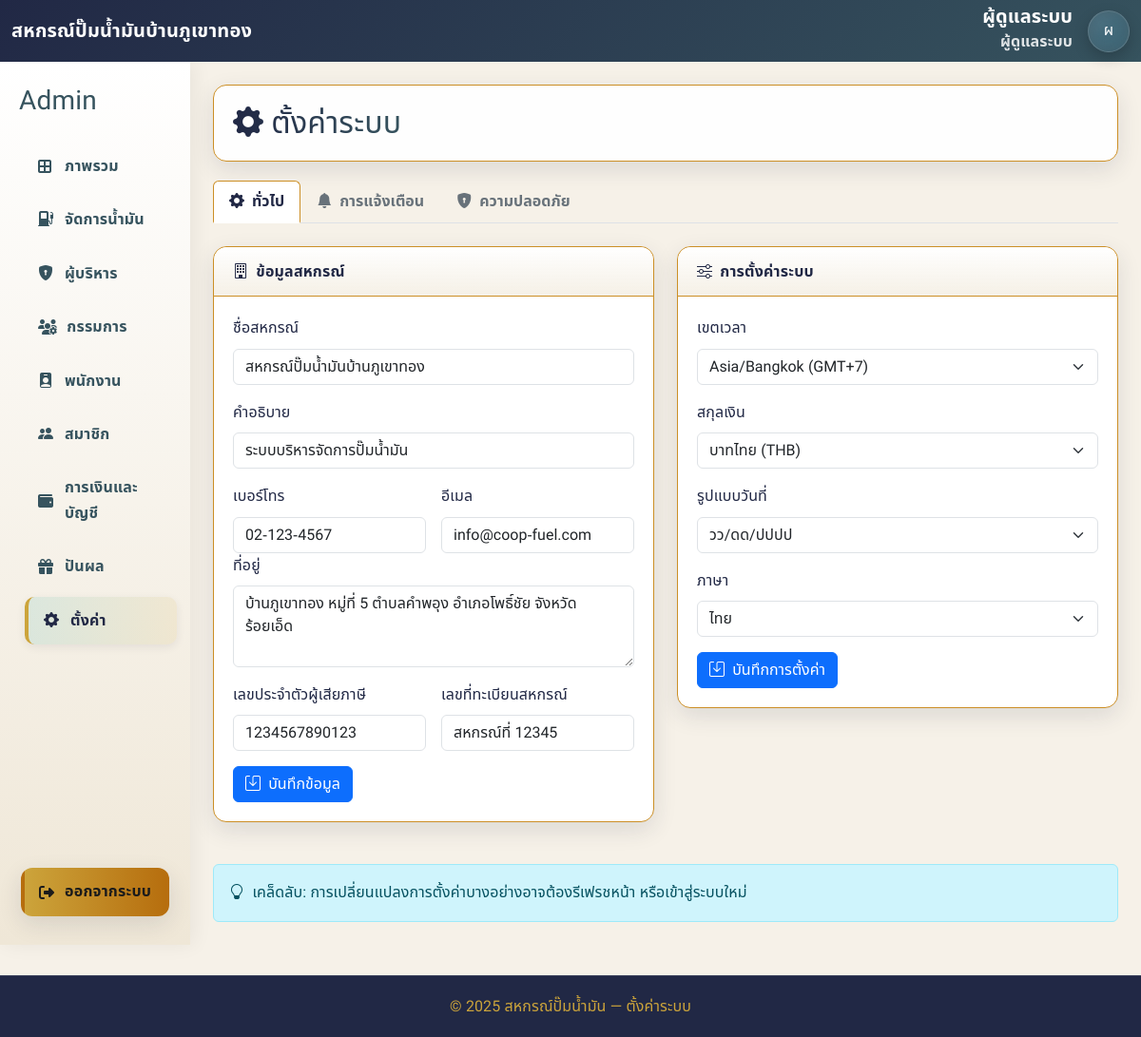
The page /admin/setting.php (signed in) on the database its author committed.
### tables this page shows
CREATE TABLE `app_settings` (
  `key` varchar(64) NOT NULL,
  `json_value` json NOT NULL,
  `updated_at` timestamp NULL DEFAULT CURRENT_TIMESTAMP ON UPDATE CURRENT_TIMESTAMP
);

### admin/setting.php (the view, shortened to what this page needs)
<?php
function load_settings(PDO $pdo, string $key, array $defaults): array {
  $st = $pdo->prepare("SELECT json_value FROM app_settings WHERE `key`=:k LIMIT 1");
  $st->execute([':k'=>$key]);
  $row = $st->fetch(PDO::FETCH_ASSOC);
  $data = json_decode($row['json_value'] ?? '{}', true);
  return array_replace_recursive($defaults, $data);
}
$system_defaults = [
  'site_name' => 'สหกรณ์ปั๊มน้ำมันบ้านภูเขาทอง',
  'site_subtitle' => 'ระบบบริหารจัดการปั๊มน้ำมัน',
  'contact_phone' => '02-123-4567',
  'contact_email' => 'info@coop-fuel.com',
  'address' => '123 ถนนมิตรภาพ ตำบลในเมือง อำเภอเมือง จังหวัดขอนแก่น 40000',
  'tax_id' => '1234567890123',
  'registration_number' => 'สหกรณ์ที่ 12345',
  'timezone' => 'Asia/Bangkok',
  'currency' => 'THB',
  'date_format' => 'd/m/Y',
  'language' => 'th'
];
$system_settings        = load_settings($pdo, 'system_settings',        $system_defaults);
$site_name     = $system_settings['site_name'] ?? 'สหกรณ์ปั๊มน้ำมันบ้านภูเขาทอง';
try {
  $current_name = $_SESSION['full_name'] ?: 'ผู้ดูแลระบบ';
  $current_role = $_SESSION['role'];
} catch (Throwable $e) {
  header('Location: /index/login.php?err=เกิดข้อผิดพลาดของระบบ');
  exit();
}
$role_th_map = [
  'admin'=>'ผู้ดูแลระบบ', 'manager'=>'ผู้บริหาร',
  'employee'=>'พนักงาน',    'member'=>'สมาชิกสหกรณ์',
  'committee'=>'กรรมการ'
];
$current_role_th = $role_th_map[$current_role] ?? 'ผู้ใช้งาน';
$avatar_text = mb_substr($current_name, 0, 1, 'UTF-8');
?>
<!DOCTYPE html>
<html lang="th">
<head>
  <link href="https://cdn.jsdelivr.net/npm/bootstrap@5.3.2/dist/css/bootstrap.min.css" rel="stylesheet" />
  <link href="https://cdn.jsdelivr.net/npm/bootstrap-icons@1.11.3/font/bootstrap-icons.css" rel="stylesheet" />
  <link rel="stylesheet" href="https://cdnjs.cloudflare.com/ajax/libs/font-awesome/6.5.2/css/all.min.css" />
  <link rel="stylesheet" href="../assets/css/admin_dashboard.css" />
</head>
<body>
<nav class="navbar navbar-dark bg-primary">
  <div class="container-fluid">
    <div class="d-flex align-items-center gap-2">
      <a class="navbar-brand" href="#"><?= htmlspecialchars($site_name) ?></a>
    </div>
    <div class="d-flex align-items-center gap-3 ms-auto">
      <div class="nav-identity text-end d-none d-sm-block">
        <div class="nav-name"><?= htmlspecialchars($current_name) ?></div>
        <div class="nav-sub"><?= htmlspecialchars($current_role_th) ?></div>
      </div>
      <a href="profile.php" class="avatar-circle text-decoration-none"><?= htmlspecialchars($avatar_text) ?></a>
    </div>
  </div>
</nav>
<div class="container-fluid">
  <div class="row">
    <aside class="col-lg-2 d-none d-lg-flex flex-column sidebar py-4">
      <div class="side-brand mb-3"><h3><span>Admin</span></h3></div>
      <nav class="sidebar-menu flex-grow-1">
        <a href="admin_dashboard.php"><i class="fa-solid fa-border-all"></i>ภาพรวม</a>
        <a href="inventory.php"><i class="bi bi-fuel-pump-fill"></i>จัดการน้ำมัน</a>
        <a href="manager.php"><i class="bi bi-shield-lock-fill"></i> ผู้บริหาร</a>
        <a href="committee.php"><i class="fas fa-users-cog"></i> กรรมการ</a>
        <a href="employee.php"><i class="bi bi-person-badge-fill"></i> พนักงาน</a>
        <a href="member.php"><i class="bi bi-people-fill"></i> สมาชิก</a>
        <a href="finance.php"><i class="fa-solid fa-wallet"></i> การเงินและบัญชี</a>
        <a href="dividend.php"><i class="fa-solid fa-gift"></i> ปันผล</a>
        <a class="active" href="setting.php"><i class="bi bi-gear-fill"></i> ตั้งค่า</a>
      </nav>
      <a class="logout" href="/index/logout.php"><i class="fa-solid fa-right-from-bracket"></i>ออกจากระบบ</a>
    </aside>
    <main class="col-lg-10 p-4">
      <div class="main-header">
        <h2><i class="bi bi-gear-fill"></i> ตั้งค่าระบบ</h2>
      </div>
      <ul class="nav nav-tabs mb-4" id="settingTab" role="tablist">
        <li class="nav-item" role="presentation">
          <button class="nav-link active" id="general-tab" data-bs-toggle="tab" data-bs-target="#general-panel" type="button" role="tab">
            <i class="bi bi-gear-fill me-2"></i>ทั่วไป
          </button>
        </li>
        <li class="nav-item" role="presentation">
          <button class="nav-link" id="notifications-tab" data-bs-toggle="tab" data-bs-target="#notifications-panel" type="button" role="tab">
            <i class="bi bi-bell-fill me-2"></i>การแจ้งเตือน
          </button>
        </li>
        <li class="nav-item" role="presentation">
          <button class="nav-link" id="security-tab" data-bs-toggle="tab" data-bs-target="#security-panel" type="button" role="tab">
            <i class="bi bi-shield-lock-fill me-2"></i>ความปลอดภัย
          </button>
        </li>
      </ul>
      <div class="tab-content" id="settingTabContent">
        <div class="tab-pane fade show active" id="general-panel" role="tabpanel">
          <div class="row g-4">
            <div class="col-lg-6">
              <div class="setting-section">
                <div class="setting-header">
                  <h6 class="mb-0"><i class="bi bi-building me-2"></i>ข้อมูลสหกรณ์</h6>
                </div>
                <div class="setting-body">
                  <form id="siteInfoForm">
                    <div class="mb-3">
                      <label class="form-label">ชื่อสหกรณ์</label>
                      <input type="text" class="form-control" value="<?= htmlspecialchars($system_settings['site_name']) ?>">
                    </div>
                    <div class="mb-3">
                      <label class="form-label">คำอธิบาย</label>
                      <input type="text" class="form-control" value="<?= htmlspecialchars($system_settings['site_subtitle']) ?>">
                    </div>
                    <div class="row g-3">
                      <div class="col-md-6">
                        <label class="form-label">เบอร์โทร</label>
                        <input type="tel" class="form-control" value="<?= htmlspecialchars($system_settings['contact_phone']) ?>">
                      </div>
                      <div class="col-md-6">
                        <label class="form-label">อีเมล</label>
                        <input type="email" class="form-control" value="<?= htmlspecialchars($system_settings['contact_email']) ?>">
                      </div>
                    </div>
                    <div class="mb-3">
                      <label class="form-label">ที่อยู่</label>
                      <textarea class="form-control" rows="3"><?= htmlspecialchars($system_settings['address']) ?></textarea>
                    </div>
                    <div class="row g-3">
                      <div class="col-md-6">
                        <label class="form-label">เลขประจำตัวผู้เสียภาษี</label>
                        <input type="text" class="form-control" value="<?= htmlspecialchars($system_settings['tax_id']) ?>">
                      </div>
                      <div class="col-md-6">
                        <label class="form-label">เลขที่ทะเบียนสหกรณ์</label>
                        <input type="text" class="form-control" value="<?= htmlspecialchars($system_settings['registration_number']) ?>">
                      </div>
                    </div>
                    <div class="mt-3">
                      <button type="submit" class="btn btn-primary">
                        <i class="bi bi-save me-1"></i> บันทึกข้อมูล
                      </button>
                    </div>
                  </form>
                </div>
              </div>
            </div>
            <div class="col-lg-6">
              <div class="setting-section">
                <div class="setting-header">
                  <h6 class="mb-0"><i class="bi bi-sliders me-2"></i>การตั้งค่าระบบ</h6>
                </div>
                <div class="setting-body">
                  <form id="systemPrefsForm">
                    <div class="mb-3">
                      <label class="form-label">เขตเวลา</label>
                      <select class="form-select">
                        <option value="Asia/Bangkok" selected>Asia/Bangkok (GMT+7)</option>
                      </select>
                    </div>
                    <div class="mb-3">
                      <label class="form-label">สกุลเงิน</label>
                      <select class="form-select">
                        <option value="THB" selected>บาทไทย (THB)</option>
                      </select>
                    </div>
                    <div class="mb-3">
                      <label class="form-label">รูปแบบวันที่</label>
                      <select class="form-select">
                        <option value="d/m/Y" selected>วว/ดด/ปปปป</option>
                      </select>
                    </div>
                    <div class="mb-3">
                      <label class="form-label">ภาษา</label>
                      <select class="form-select">
                        <option value="th" selected>ไทย</option>
                      </select>
                    </div>
                    <div class="mt-3">
                      <button type="submit" class="btn btn-primary">
                        <i class="bi bi-save me-1"></i> บันทึกการตั้งค่า
                      </button>
                    </div>
                  </form>
                </div>
              </div>
            </div>
          </div>
        </div>
      </div>
      <div class="alert alert-info mt-4 mb-0">
        <i class="bi bi-lightbulb me-1"></i>
        เคล็ดลับ: การเปลี่ยนแปลงการตั้งค่าบางอย่างอาจต้องรีเฟรชหน้า หรือเข้าสู่ระบบใหม่
      </div>
    </main>
  </div>
</div>
<footer class="footer">© <?= date('Y') ?> สหกรณ์ปั๊มน้ำมัน — ตั้งค่าระบบ</footer>
<div class="position-fixed bottom-0 end-0 p-3" style="z-index: 1080">
</div>
</body>
</html>

### assets/css/admin_dashboard.css (style rules this page uses)
:root { --sand:#E2D4B7; --cafe:#513F32; --steel:#68727A; --teal:#36535E; --navy:#212845; --gold:#CCA43B; --mint:#20A39E; --amber:#B66D0D; --choco:#3D2B1F; --font-heading:"Prompt","Noto Sans Thai",system-ui,-apple-system,"Segoe UI",Roboto,"Helvetica Neue",Arial,sans-serif; --font-body:"Noto Sans Thai","Prompt",system-ui,-apple-system,"Segoe UI",Roboto,"Helvetica Neue",Arial,sans-serif; --bg:#F6F1E8; --surface:#ffffff; --surface-glass:rgba(255,255,255,.95); --border:#cc8f26; --radius:14px; --shadow:0 8px 24px rgba(33,40,69,.12); --hover-shadow:0 16px 40px rgba(33,40,69,.18); --ease:all .3s ease; }
* { box-sizing:border-box }
body { font-family:var(--font-body); font-weight:400; letter-spacing:.1px; -webkit-font-smoothing:antialiased; -moz-osx-font-smoothing:grayscale; background:var(--bg); color:var(--navy); margin:0; line-height:1.65; }
h1,h2,h3,h4,h5,h6, .navbar .navbar-brand, .sidebar a, .side-brand span, .main-header h2, .stat-card h5 { font-family:var(--font-heading); letter-spacing:.2px; }
.sidebar { display:flex; flex-direction:column; background:linear-gradient(180deg,#fff,rgba(226,212,183,.35)); min-height:100vh; box-shadow:4px 0 20px rgba(0,0,0,.06); padding-bottom:1rem; }
.side-brand { display:flex; align-items:center; gap:.5rem; color:var(--teal); font-weight:800; margin:0 8px 6px; }
.sidebar-menu { display:flex; flex-direction:column; flex:1 1 auto; }
.sidebar a { display:flex; align-items:center; gap:10px; padding:12px 16px; margin:3px 8px; color:var(--teal); text-decoration:none; font-weight:600; border-left:4px solid transparent; border-radius:10px; transition:var(--ease); position:relative; }
.sidebar a i { min-width:18px }
.sidebar a:hover, .sidebar a.active { background:linear-gradient(90deg,rgba(32,163,158,.12),rgba(204,164,59,.12)); color:var(--navy); border-left-color:var(--gold); box-shadow:0 3px 10px rgba(33,40,69,.08); transform:translateX(6px); }
.sidebar .logout { margin-top:auto; margin:10px 10px 6px; padding:12px 14px; text-align:center; background:linear-gradient(90deg,var(--gold),var(--amber)); color:#1b1b1b; border-radius:12px; font-weight:800; text-decoration:none; box-shadow:var(--shadow); }
.main-header { display:flex; align-items:center; justify-content:space-between; gap:1rem; flex-wrap:wrap; padding:1.25rem; margin-bottom:1.25rem; background:var(--surface-glass); border:1px solid var(--border); border-radius:var(--radius); box-shadow:var(--shadow); }
.main-header h2 { margin:0; background:linear-gradient(90deg,var(--navy),var(--teal)); -webkit-background-clip:text; -webkit-text-fill-color:transparent; }
.footer { background:var(--navy); color:#CCA43B; text-align:center; padding:1.2rem 0; margin-top:2rem; border-top:1px solid rgba(255,255,255,.12); }
.navbar.bg-primary { background:linear-gradient(135deg,var(--navy),var(--teal)) !important; }
.navbar, .navbar * { color:#fff; }
.navbar .navbar-brand { font-weight:700;letter-spacing:.2px }
.btn-nav-circle, .avatar-circle { width:44px;height:44px;border-radius:999px; display:grid;place-items:center; background:radial-gradient(circle at 30% 30%,rgba(255,255,255,.16),rgba(255,255,255,.08)); border:1px solid rgba(255,255,255,.14); color:#fff; box-shadow:0 6px 16px rgba(0,0,0,.20); backdrop-filter:saturate(160%) blur(8px); -webkit-backdrop-filter:saturate(160%) blur(8px); }
.nav-identity .nav-name { color:#fff; font-weight:800; font-size:1.25rem; line-height:1.05; }
.nav-identity .nav-sub { color:rgba(255,255,255,.85); font-weight:600; margin-top:2px; }

### admin/setting.php (style rules this page uses)
.setting-section { border: 1px solid var(--border); border-radius: var(--radius); background: var(--surface); margin-bottom: 20px; box-shadow: var(--shadow); }
.setting-header { background: linear-gradient(180deg,#fff,rgba(226,212,183,.35)); border-radius: var(--radius) var(--radius) 0 0; padding: 1rem 1.25rem; border-bottom: 1px solid var(--border); }
.setting-header h6 { margin-bottom: 0; font-weight: 700; color: var(--navy); }
.setting-body { padding: 1.25rem; }
.nav-tabs .nav-link { color: var(--steel); font-weight: 600; }
.nav-tabs .nav-link.active { color: var(--navy); border-color: var(--border) var(--border) #fff; border-bottom-width: 2px; }

### rows shown on the page
app_settings: json_value "สหกรณ์ปั๊มน้ำมันบ้านภูเขาทอง", json_value "ระบบบริหารจัดการปั๊มน้ำมัน", json_value "02-123-4567", json_value "info@coop-fuel.com", json_value "บ้านภูเขาทอง หมู่ที่ 5 ตำบลคำพอุง อำเภอโพธิ์ชัย จังหวัดร้อยเอ็ด", json_value "1234567890123", json_value "สหกรณ์ที่ 12345"

### other values the page prints
$current_name "ผู้ดูแลระบบ"
$current_role_th "ผู้ดูแลระบบ"
$avatar_text "ผ"
